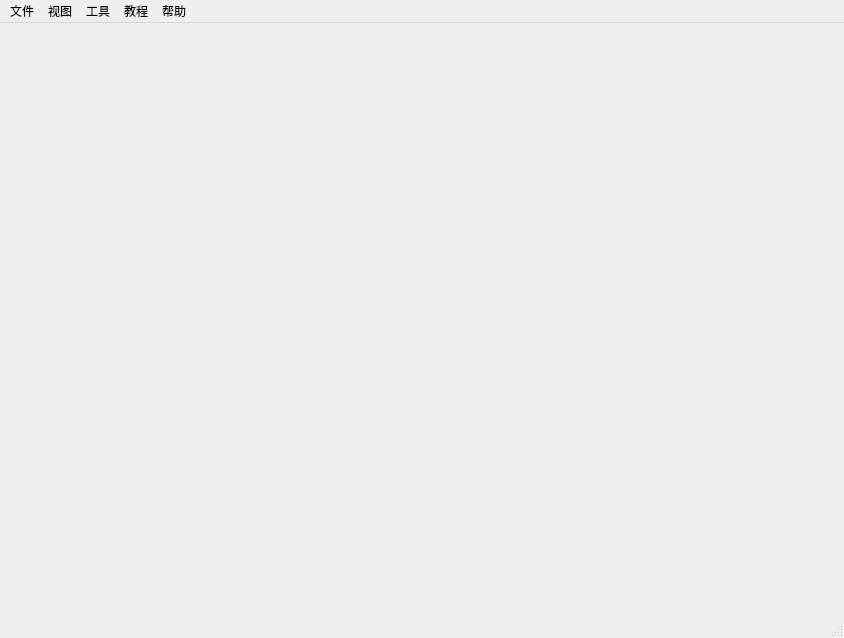
<?xml version="1.0" encoding="UTF-8"?>
<ui version="4.0">
 <class>MainWindow</class>
 <widget class="QMainWindow" name="MainWindow">
  <property name="geometry">
   <rect>
    <x>0</x>
    <y>0</y>
    <width>844</width>
    <height>638</height>
   </rect>
  </property>
  <property name="windowTitle">
   <string>MainWindow</string>
  </property>
  <widget class="QWidget" name="centralwidget">
   <layout class="QGridLayout" name="gridLayout"/>
  </widget>
  <widget class="QMenuBar" name="menubar">
   <property name="geometry">
    <rect>
     <x>0</x>
     <y>0</y>
     <width>844</width>
     <height>23</height>
    </rect>
   </property>
   <widget class="QMenu" name="menuFile">
    <property name="title">
     <string>文件</string>
    </property>
    <addaction name="actionNew_Project"/>
    <addaction name="actionOpen"/>
    <addaction name="actionSave"/>
    <addaction name="actionSave_as"/>
    <addaction name="actionclose"/>
    <addaction name="separator"/>
    <addaction name="actionModelProcess"/>
    <addaction name="actionOpenModel"/>
    <addaction name="separator"/>
    <addaction name="actionChangeDefalutPath"/>
    <addaction name="separator"/>
    <addaction name="actionClose"/>
   </widget>
   <widget class="QMenu" name="menuView">
    <property name="title">
     <string>视图</string>
    </property>
    <widget class="QMenu" name="menuView_2">
     <property name="title">
      <string>视图</string>
     </property>
     <addaction name="actionXY"/>
     <addaction name="actionXZ"/>
     <addaction name="actionYZ"/>
     <addaction name="actionYX"/>
     <addaction name="actionZX"/>
     <addaction name="actionZY"/>
     <addaction name="actionOthers"/>
    </widget>
    <widget class="QMenu" name="menuView_Element">
     <property name="title">
      <string>视图元素</string>
     </property>
     <addaction name="actionModel"/>
     <addaction name="actionViewProcessEffects"/>
     <addaction name="actionWorldCoords"/>
     <addaction name="actionWorldCoordsDir"/>
     <addaction name="actionXYGrid"/>
     <addaction name="actionYZGrid"/>
     <addaction name="actionXZGrid"/>
     <addaction name="separator"/>
     <addaction name="actionModelBack"/>
     <addaction name="actionModelWire"/>
    </widget>
    <addaction name="actionTools"/>
    <addaction name="actionStatusBar"/>
    <addaction name="separator"/>
    <addaction name="actionViewSize"/>
    <addaction name="menuView_2"/>
    <addaction name="menuView_Element"/>
   </widget>
   <widget class="QMenu" name="menuTool">
    <property name="title">
     <string>工具</string>
    </property>
    <addaction name="actionEnterPathPlay"/>
    <addaction name="actionExitPathShow"/>
    <addaction name="separator"/>
    <addaction name="actionEnterSimu"/>
    <addaction name="actionExitSimu"/>
    <addaction name="actionSimuSettion"/>
    <addaction name="separator"/>
    <addaction name="actionPathOptimize"/>
    <addaction name="actionDelSimuModel"/>
    <addaction name="separator"/>
    <addaction name="actionSection"/>
   </widget>
   <widget class="QMenu" name="menuCourse">
    <property name="title">
     <string>教程</string>
    </property>
    <addaction name="actionMan"/>
    <addaction name="actionVideo"/>
   </widget>
   <widget class="QMenu" name="menuMan">
    <property name="title">
     <string>帮助</string>
    </property>
    <addaction name="actionAbout"/>
   </widget>
   <addaction name="menuFile"/>
   <addaction name="menuView"/>
   <addaction name="menuTool"/>
   <addaction name="menuCourse"/>
   <addaction name="menuMan"/>
  </widget>
  <widget class="QStatusBar" name="statusbar"/>
  <action name="actionNew_Project">
   <property name="text">
    <string>新建...</string>
   </property>
  </action>
  <action name="actionSave">
   <property name="text">
    <string>保存</string>
   </property>
  </action>
  <action name="actionSave_as">
   <property name="text">
    <string>另存...</string>
   </property>
  </action>
  <action name="actionOpen">
   <property name="text">
    <string>打开</string>
   </property>
  </action>
  <action name="actionclose">
   <property name="text">
    <string>关闭工程</string>
   </property>
  </action>
  <action name="actionModelProcess">
   <property name="text">
    <string>模型细分</string>
   </property>
  </action>
  <action name="actionOpenModel">
   <property name="text">
    <string>打开模型</string>
   </property>
  </action>
  <action name="actionChangeDefalutPath">
   <property name="text">
    <string>默认路径设置</string>
   </property>
  </action>
  <action name="actionClose">
   <property name="text">
    <string>退出</string>
   </property>
  </action>
  <action name="actionTools">
   <property name="text">
    <string>工具栏</string>
   </property>
  </action>
  <action name="actionStatusBar">
   <property name="text">
    <string>状态栏</string>
   </property>
  </action>
  <action name="actionViewSize">
   <property name="text">
    <string>重置</string>
   </property>
  </action>
  <action name="actionXY">
   <property name="text">
    <string>XY</string>
   </property>
  </action>
  <action name="actionXZ">
   <property name="text">
    <string>XZ</string>
   </property>
  </action>
  <action name="actionYZ">
   <property name="text">
    <string>YZ</string>
   </property>
  </action>
  <action name="actionYX">
   <property name="text">
    <string>YX</string>
   </property>
  </action>
  <action name="actionZX">
   <property name="text">
    <string>ZX</string>
   </property>
  </action>
  <action name="actionZY">
   <property name="text">
    <string>ZY</string>
   </property>
  </action>
  <action name="actionOthers">
   <property name="text">
    <string>其他</string>
   </property>
  </action>
  <action name="actionModel">
   <property name="checkable">
    <bool>true</bool>
   </property>
   <property name="checked">
    <bool>true</bool>
   </property>
   <property name="text">
    <string>模型</string>
   </property>
   <property name="toolTip">
    <string>模型视图</string>
   </property>
  </action>
  <action name="actionViewBlank">
   <property name="checkable">
    <bool>true</bool>
   </property>
   <property name="text">
    <string>毛胚</string>
   </property>
   <property name="toolTip">
    <string>毛胚视图</string>
   </property>
  </action>
  <action name="actionViewTool">
   <property name="checkable">
    <bool>true</bool>
   </property>
   <property name="text">
    <string>刀具</string>
   </property>
   <property name="toolTip">
    <string>刀具视图</string>
   </property>
  </action>
  <action name="actionViewToolPath">
   <property name="checkable">
    <bool>true</bool>
   </property>
   <property name="text">
    <string>刀具路径</string>
   </property>
   <property name="toolTip">
    <string>刀具路径视图</string>
   </property>
  </action>
  <action name="actionViewProcessEffects">
   <property name="checkable">
    <bool>true</bool>
   </property>
   <property name="text">
    <string>加工效果</string>
   </property>
   <property name="toolTip">
    <string>加工效果视图</string>
   </property>
  </action>
  <action name="actionWorldCoords">
   <property name="checkable">
    <bool>true</bool>
   </property>
   <property name="text">
    <string>世界坐标轴</string>
   </property>
  </action>
  <action name="actionWorldCoordsDir">
   <property name="checkable">
    <bool>true</bool>
   </property>
   <property name="text">
    <string>坐标轴方向指示</string>
   </property>
  </action>
  <action name="actionXYGrid">
   <property name="checkable">
    <bool>true</bool>
   </property>
   <property name="text">
    <string>XY平面基准网格</string>
   </property>
   <property name="toolTip">
    <string>XY平面基准网格</string>
   </property>
  </action>
  <action name="actionYZGrid">
   <property name="checkable">
    <bool>true</bool>
   </property>
   <property name="text">
    <string>YZ平面基准网格</string>
   </property>
   <property name="toolTip">
    <string>YZ平面基准网格</string>
   </property>
  </action>
  <action name="actionXZGrid">
   <property name="checkable">
    <bool>true</bool>
   </property>
   <property name="text">
    <string>XZ平面基准网格</string>
   </property>
   <property name="toolTip">
    <string>XZ平面基准网格</string>
   </property>
  </action>
  <action name="actionModelBack">
   <property name="text">
    <string>模型背面</string>
   </property>
   <property name="toolTip">
    <string>模型背面</string>
   </property>
  </action>
  <action name="actionModelWire">
   <property name="checkable">
    <bool>true</bool>
   </property>
   <property name="text">
    <string>线框</string>
   </property>
   <property name="toolTip">
    <string>线宽视图</string>
   </property>
  </action>
  <action name="actionEnterPathPlay">
   <property name="text">
    <string>进入路径播放模式</string>
   </property>
  </action>
  <action name="actionExitPathShow">
   <property name="text">
    <string>退出路径播放模式</string>
   </property>
  </action>
  <action name="actionEnterSimu">
   <property name="text">
    <string>EnterSimu</string>
   </property>
  </action>
  <action name="actionExitSimu">
   <property name="text">
    <string>ExitSimu</string>
   </property>
  </action>
  <action name="actionSimuSettion">
   <property name="text">
    <string>SimuSetting</string>
   </property>
  </action>
  <action name="actionPathOptimize">
   <property name="text">
    <string>PathOptimize</string>
   </property>
  </action>
  <action name="actionDelSimuModel">
   <property name="text">
    <string>DelSimuModel</string>
   </property>
  </action>
  <action name="actionMan">
   <property name="text">
    <string>Manual</string>
   </property>
  </action>
  <action name="actionVideo">
   <property name="text">
    <string>Video</string>
   </property>
  </action>
  <action name="actionAbout">
   <property name="text">
    <string>关于</string>
   </property>
  </action>
  <action name="actionSection">
   <property name="text">
    <string>Section</string>
   </property>
  </action>
  <action name="actionCreateCylinder">
   <property name="text">
    <string>创建圆台</string>
   </property>
   <property name="toolTip">
    <string>创建圆台</string>
   </property>
  </action>
  <action name="actionCreateBall">
   <property name="text">
    <string>创建球</string>
   </property>
  </action>
  <action name="actionCreateCube">
   <property name="text">
    <string>创建立方体</string>
   </property>
  </action>
  <action name="actionCBlankCube">
   <property name="text">
    <string>创建长方体毛胚</string>
   </property>
  </action>
  <action name="actionaCBlankCylinder">
   <property name="text">
    <string>创建圆柱体毛坯</string>
   </property>
  </action>
  <action name="actionModelAttr">
   <property name="text">
    <string>属性</string>
   </property>
   <property name="toolTip">
    <string>模型属性</string>
   </property>
  </action>
  <action name="actionBlankAttr">
   <property name="text">
    <string>属性</string>
   </property>
   <property name="toolTip">
    <string>毛胚属性</string>
   </property>
  </action>
  <action name="actionExportModel">
   <property name="text">
    <string>导出模型</string>
   </property>
   <property name="toolTip">
    <string>模型导出到STL</string>
   </property>
  </action>
  <action name="actionDeleteModel">
   <property name="text">
    <string>删除</string>
   </property>
   <property name="toolTip">
    <string>删除模型</string>
   </property>
  </action>
  <action name="actionCreateEndTool">
   <property name="text">
    <string>端头刀</string>
   </property>
   <property name="toolTip">
    <string>添加端头刀</string>
   </property>
  </action>
  <action name="actionCreateBallTool">
   <property name="text">
    <string>球头刀</string>
   </property>
   <property name="toolTip">
    <string>创建球头刀</string>
   </property>
  </action>
  <action name="actionCreatePath">
   <property name="text">
    <string>创建刀具路径</string>
   </property>
   <property name="toolTip">
    <string>创建刀具路径</string>
   </property>
  </action>
 </widget>
 <resources/>
 <connections/>
</ui>
